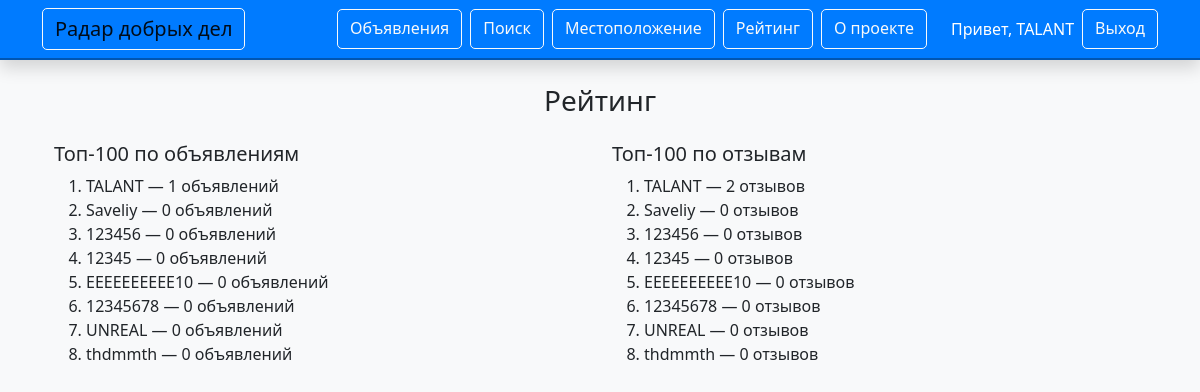
/rating (signed in), run on an earlier commit of the app's database.
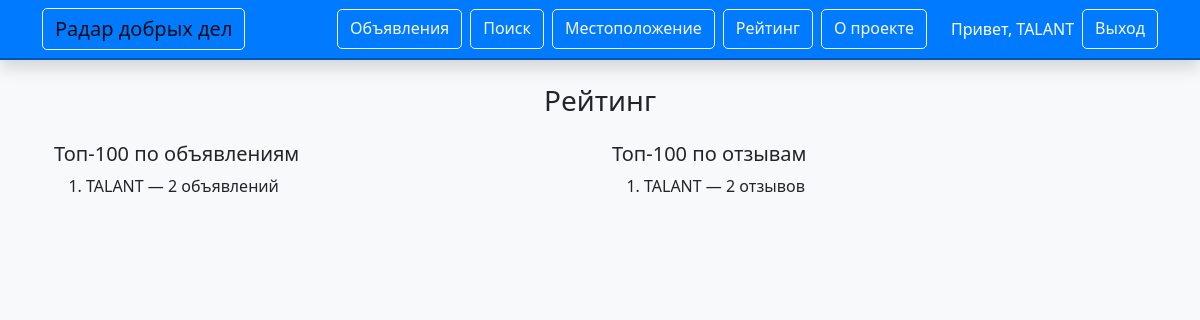
And on a later commit of the database.
### app.py (models this page shows, shortened)
class User(UserMixin, db.Model):
    id = db.Column(db.Integer, primary_key=True)
    username = db.Column(db.String(50), unique=True, nullable=False)
    password_hash = db.Column(db.String(256), nullable=False)
    city = db.Column(db.String(100))  # теперь только город
    lat = db.Column(db.Float)
    lng = db.Column(db.Float)
    markers = db.relationship('Marker', backref='user', lazy=True)
    comments = db.relationship('Comment', backref='user', lazy=True)

### app.py (the view)
@app.route('/rating')
@login_required
def rating():
    top_announcements = User.query.outerjoin(Marker).group_by(User.id).order_by(db.func.count(Marker.id).desc()).limit(100).all()
    top_feedback = User.query.outerjoin(Comment).group_by(User.id).order_by(db.func.count(Comment.id).desc()).limit(100).all()
    return render_template('rating.html', top_announcements=top_announcements, top_feedback=top_feedback, user=current_user)

### app.py (called while the page is built)
@login_manager.user_loader
def load_user(user_id):
    return User.query.get(int(user_id))

@app.teardown_appcontext
def teardown_db(exception=None):
    db = g.pop('db', None)
    if db is not None:
        db.close()

### templates/rating.html (shortened to what this page needs)
{% extends "base.html" %}
{% block content %}
<div class="container">
  <h3 class="text-center mb-4">Рейтинг</h3>
  <div class="row">
    <div class="col-md-6">
      <h5>Топ-100 по объявлениям</h5>
      <ol>
        {% for user in top_announcements %}
        <li>{{ user.username }} — {{ user.markers|length }} объявлений</li>
        {% endfor %}
      </ol>
    </div>
    <div class="col-md-6">
      <h5>Топ-100 по отзывам</h5>
      <ol>
        {% for user in top_feedback %}
        <li>{{ user.username }} — {{ user.comments|length }} отзывов</li>
        {% endfor %}
      </ol>
    </div>
  </div>
</div>
{% endblock %}

### templates/base.html (shortened to what this page needs)
<!DOCTYPE html>
<html lang="ru">
<head>
  <link rel="stylesheet" href="https://cdn.jsdelivr.net/npm/bootstrap@5.2.3/dist/css/bootstrap.min.css">
  <link rel="stylesheet" href="https://unpkg.com/leaflet/dist/leaflet.css">
  <link rel="stylesheet" href="{{ url_for('static', filename='css/custom.css') }}">
</head>
<body>
  <nav class="navbar navbar-expand-lg navbar-custom shadow">
    <div class="container">
      <a class="navbar-brand btn btn-outline-light custom-btn" href="{{ url_for('map_view') }}">Радар добрых дел</a>
      <div class="d-flex">
        <a class="btn btn-outline-light custom-btn me-2" href="{{ url_for('announcements') }}">Объявления</a>
        <a class="btn btn-outline-light custom-btn me-2" href="{{ url_for('search') }}">Поиск</a>
        <a class="btn btn-outline-light custom-btn me-2" href="{{ url_for('location') }}">Местоположение</a>
        <a class="btn btn-outline-light custom-btn me-2" href="{{ url_for('rating') }}">Рейтинг</a>
        <a class="btn btn-outline-light custom-btn me-2" href="{{ url_for('about') }}">О проекте</a>
        {% if current_user.is_authenticated %}
          <span class="navbar-text text-white ms-3">Привет, {{ current_user.username }}</span>
          <a class="btn btn-outline-light custom-btn ms-2" href="{{ url_for('logout') }}">Выход</a>
        {% else %}
          <a class="btn btn-outline-light custom-btn me-2" href="{{ url_for('login') }}">Войти</a>
          <a class="btn btn-outline-light custom-btn" href="{{ url_for('register') }}">Регистрация</a>
        {% endif %}
      </div>
    </div>
  </nav>
  <div class="container mt-4">
    {% block content %}{% endblock %}
  </div>
</body>
</html>

What changed in the data, as far as the page shows it:
removed User: username "Saveliy", markers|length "0", comments|length "0"
removed User: username "123456", markers|length "0", comments|length "0"
removed User: username "12345", markers|length "0", comments|length "0"
removed User: username "ЕЕЕЕЕЕЕЕЕЕ10", markers|length "0", comments|length "0"
removed User: username "12345678", markers|length "0", comments|length "0"
removed User: username "UNREAL", markers|length "0", comments|length "0"
removed User: username "thdmmth", markers|length "0", comments|length "0"
changed User "TALANT": markers|length "1" → "2"
